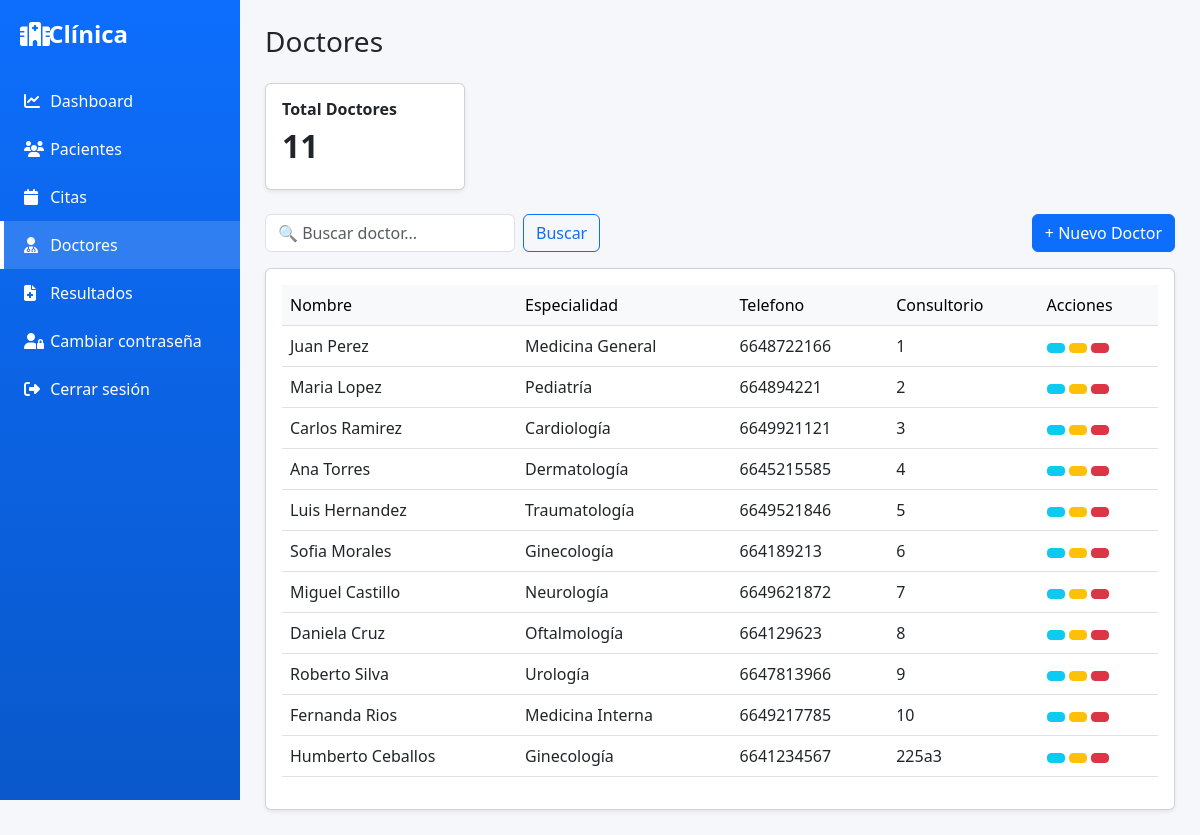
/doctores/, run on the app's committed database.
### doctores/models.py (models this page shows, shortened)
class Doctor(models.Model):
    nombre = models.CharField(max_length=100)
    especialidad = models.CharField(max_length=100)
    telefono = models.CharField(max_length=20)
    consultorio = models.CharField(max_length=20)
    estado = models.CharField(
        max_length=20,
        choices=[
            ('Activo', 'Activo'),
            ('Inactivo', 'Inactivo'),
            ('Vacaciones', 'Vacaciones')
        ],
        default='Activo'
    )

### doctores/views.py (the view)
# urls.py: path('', views.lista_doctores),
def lista_doctores(request):
    buscar = request.GET.get('buscar')
    doctores = Doctor.objects.all()
    if buscar:
        doctores = doctores.filter(
            Q(nombre__icontains=buscar) |
            Q(especialidad__icontains=buscar)
        )
    total = Doctor.objects.count()
    activos = Doctor.objects.filter(estado='Activo').count()
    especialidades = Doctor.objects.values('especialidad').distinct().count()
    context = {
        'doctores': doctores,
        'total': total,
        'activos': activos,
        'especialidades': especialidades
    }
    return render(request, 'doctores/lista.html', context)

### doctores/templates/doctores/lista.html (shortened to what this page needs)
{% extends 'base.html' %}
{% block content %}
<h3 class="mb-4">Doctores</h3>
<div class="card shadow-sm mb-4" style="max-width: 200px;">
  <div class="card-body">
    <h6 class="fw-bold">Total Doctores</h6>
    <h2 class="fw-bold">{{ doctores|length }}</h2>
  </div>
</div>
<div class="d-flex justify-content-between align-items-center mb-3">
  <form method="get" class="d-flex gap-2">
    <input
      type="text"
      name="q"
      class="form-control"
      placeholder="🔍 Buscar doctor..."
      value="{{ request.GET.q }}"
      style="max-width: 250px;">
    <button type="submit" class="btn btn-outline-primary">Buscar</button>
  </form>
  <a href="/doctores/nuevo/" class="btn btn-primary">+ Nuevo Doctor</a>
</div>
<div class="card shadow-sm">
  <div class="card-body">
    <table class="table table-hover align-middle">
      <thead class="table-light">
        <tr>
          <th class="fw-normal">Nombre</th>
          <th class="fw-normal">Especialidad</th>
          <th class="fw-normal">Telefono</th>
          <th class="fw-normal">Consultorio</th>
          <th class="fw-normal">Acciones</th>
        </tr>
      </thead>
      <tbody>
        {% for doctor in doctores %}
        <tr>
          <td>{{ doctor.nombre }}</td>
          <td>{{ doctor.especialidad }}</td>
          <td>{{ doctor.telefono }}</td>
          <td>{{ doctor.consultorio }}</td>
          <td>
            <a href="/doctores/ver/{{ doctor.id }}/"
               class="btn btn-info btn-sm">
            </a>
            <a href="/doctores/editar/{{ doctor.id }}/"
               class="btn btn-warning btn-sm">
            </a>
            <button
              class="btn btn-danger btn-sm eliminar-btn"
              data-id="{{ doctor.id }}"
              data-nombre="{{ doctor.nombre }}">
            </button>
          </td>
        </tr>
        {% empty %}
        <tr>
          <td colspan="5" class="text-center">No hay doctores registrados</td>
        </tr>
        {% endfor %}
      </tbody>
    </table>
  </div>
</div>
{% endblock %}

### templates/base.html (style rules this page uses)
body { background:#f5f7fb; }

### data on the page
Doctor: nombre "Juan Perez", especialidad "Medicina General", telefono "6648722166", consultorio "1"
Doctor: nombre "Maria Lopez", especialidad "Pediatría", telefono "664894221", consultorio "2"
Doctor: nombre "Carlos Ramirez", especialidad "Cardiología", telefono "6649921121", consultorio "3"
Doctor: nombre "Ana Torres", especialidad "Dermatología", telefono "6645215585", consultorio "4"
Doctor: nombre "Luis Hernandez", especialidad "Traumatología", telefono "6649521846", consultorio "5"
Doctor: nombre "Sofia Morales", especialidad "Ginecología", telefono "664189213", consultorio "6"
Doctor: nombre "Miguel Castillo", especialidad "Neurología", telefono "6649621872", consultorio "7"
Doctor: nombre "Daniela Cruz", especialidad "Oftalmología", telefono "664129623", consultorio "8"
Doctor: nombre "Roberto Silva", especialidad "Urología", telefono "6647813966", consultorio "9"
Doctor: nombre "Fernanda Rios", especialidad "Medicina Interna", telefono "6649217785", consultorio "10"
Doctor: nombre "Humberto Ceballos", especialidad "Ginecología", telefono "6641234567", consultorio "225a3"

### other printed values
{{ doctores|length }} "11"
